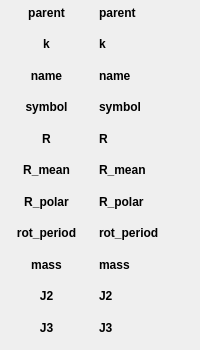
     <widget class="QWidget" name="tab_ATTR">
      <attribute name="title">
       <string>Attributes</string>
      </attribute>
      <widget class="QWidget" name="layoutWidget">
       <property name="geometry">
        <rect>
         <x>0</x>
         <y>0</y>
         <width>191</width>
         <height>341</height>
        </rect>
       </property>
       <layout class="QHBoxLayout" name="hlo_ATTR_data">
        <item>
         <layout class="QVBoxLayout" name="vlo_ATTR_fields">
          <item>
           <widget class="QLabel" name="lf_parent">
            <property name="text">
             <string>&lt;html&gt;&lt;head/&gt;&lt;body&gt;&lt;p&gt;&lt;span style=&quot; font-weight:600;&quot;&gt;parent&lt;/span&gt;&lt;/p&gt;&lt;/body&gt;&lt;/html&gt;</string>
            </property>
            <property name="alignment">
             <set>Qt::AlignCenter</set>
            </property>
           </widget>
          </item>
          <item>
           <widget class="QLabel" name="lf_k">
            <property name="text">
             <string>&lt;html&gt;&lt;head/&gt;&lt;body&gt;&lt;p&gt;&lt;span style=&quot; font-weight:600;&quot;&gt;k&lt;/span&gt;&lt;/p&gt;&lt;/body&gt;&lt;/html&gt;</string>
            </property>
            <property name="alignment">
             <set>Qt::AlignCenter</set>
            </property>
            <property name="buddy">
             <cstring></cstring>
            </property>
           </widget>
          </item>
          <item>
           <widget class="QLabel" name="lf_name">
            <property name="text">
             <string>&lt;html&gt;&lt;head/&gt;&lt;body&gt;&lt;p&gt;&lt;span style=&quot; font-weight:600;&quot;&gt;name&lt;/span&gt;&lt;/p&gt;&lt;/body&gt;&lt;/html&gt;</string>
            </property>
            <property name="alignment">
             <set>Qt::AlignCenter</set>
            </property>
            <property name="buddy">
             <cstring></cstring>
            </property>
           </widget>
          </item>
          <item>
           <widget class="QLabel" name="lf_symbol">
            <property name="text">
             <string>&lt;html&gt;&lt;head/&gt;&lt;body&gt;&lt;p&gt;&lt;span style=&quot; font-weight:600;&quot;&gt;symbol&lt;/span&gt;&lt;/p&gt;&lt;/body&gt;&lt;/html&gt;</string>
            </property>
            <property name="alignment">
             <set>Qt::AlignCenter</set>
            </property>
            <property name="buddy">
             <cstring></cstring>
            </property>
           </widget>
          </item>
          <item>
           <widget class="QLabel" name="lf_R">
            <property name="text">
             <string>&lt;html&gt;&lt;head/&gt;&lt;body&gt;&lt;p&gt;&lt;span style=&quot; font-weight:600;&quot;&gt;R&lt;/span&gt;&lt;/p&gt;&lt;/body&gt;&lt;/html&gt;</string>
            </property>
            <property name="alignment">
             <set>Qt::AlignCenter</set>
            </property>
            <property name="buddy">
             <cstring></cstring>
            </property>
           </widget>
          </item>
          <item>
           <widget class="QLabel" name="lf_R_mean">
            <property name="text">
             <string>&lt;html&gt;&lt;head/&gt;&lt;body&gt;&lt;p&gt;&lt;span style=&quot; font-weight:600;&quot;&gt;R_mean&lt;/span&gt;&lt;/p&gt;&lt;/body&gt;&lt;/html&gt;</string>
            </property>
            <property name="alignment">
             <set>Qt::AlignCenter</set>
            </property>
            <property name="buddy">
             <cstring></cstring>
            </property>
           </widget>
          </item>
          <item>
           <widget class="QLabel" name="lf_R_polar">
            <property name="text">
             <string>&lt;html&gt;&lt;head/&gt;&lt;body&gt;&lt;p&gt;&lt;span style=&quot; font-weight:600;&quot;&gt;R_polar&lt;/span&gt;&lt;/p&gt;&lt;/body&gt;&lt;/html&gt;</string>
            </property>
            <property name="alignment">
             <set>Qt::AlignCenter</set>
            </property>
            <property name="buddy">
             <cstring></cstring>
            </property>
           </widget>
          </item>
          <item>
           <widget class="QLabel" name="lf_rot_per">
            <property name="text">
             <string>&lt;html&gt;&lt;head/&gt;&lt;body&gt;&lt;p&gt;&lt;span style=&quot; font-weight:600;&quot;&gt;rot_period&lt;/span&gt;&lt;/p&gt;&lt;/body&gt;&lt;/html&gt;</string>
            </property>
            <property name="alignment">
             <set>Qt::AlignCenter</set>
            </property>
           </widget>
          </item>
          <item>
           <widget class="QLabel" name="lf_mass">
            <property name="text">
             <string>&lt;html&gt;&lt;head/&gt;&lt;body&gt;&lt;p&gt;&lt;span style=&quot; font-weight:600;&quot;&gt;mass&lt;/span&gt;&lt;/p&gt;&lt;/body&gt;&lt;/html&gt;</string>
            </property>
            <property name="alignment">
             <set>Qt::AlignCenter</set>
            </property>
           </widget>
          </item>
          <item>
           <widget class="QLabel" name="lf_J2">
            <property name="text">
             <string>&lt;html&gt;&lt;head/&gt;&lt;body&gt;&lt;p&gt;&lt;span style=&quot; font-weight:600;&quot;&gt;J2&lt;/span&gt;&lt;/p&gt;&lt;/body&gt;&lt;/html&gt;</string>
            </property>
            <property name="alignment">
             <set>Qt::AlignCenter</set>
            </property>
           </widget>
          </item>
          <item>
           <widget class="QLabel" name="lf_J3">
            <property name="text">
             <string>&lt;html&gt;&lt;head/&gt;&lt;body&gt;&lt;p&gt;&lt;span style=&quot; font-weight:600;&quot;&gt;J3&lt;/span&gt;&lt;/p&gt;&lt;/body&gt;&lt;/html&gt;</string>
            </property>
            <property name="alignment">
             <set>Qt::AlignCenter</set>
            </property>
           </widget>
          </item>
         </layout>
        </item>
        <item>
         <layout class="QVBoxLayout" name="vlo_ATTR_values">
          <item>
           <widget class="QLabel" name="attr_0">
            <property name="text">
             <string>&lt;html&gt;&lt;head/&gt;&lt;body&gt;&lt;p&gt;&lt;span style=&quot; font-weight:600;&quot;&gt;parent&lt;/span&gt;&lt;/p&gt;&lt;/body&gt;&lt;/html&gt;</string>
            </property>
            <property name="alignment">
             <set>Qt::AlignLeading|Qt::AlignLeft|Qt::AlignVCenter</set>
            </property>
           </widget>
          </item>
          <item>
           <widget class="QLabel" name="attr_1">
            <property name="text">
             <string>&lt;html&gt;&lt;head/&gt;&lt;body&gt;&lt;p&gt;&lt;span style=&quot; font-weight:600;&quot;&gt;k&lt;/span&gt;&lt;/p&gt;&lt;/body&gt;&lt;/html&gt;</string>
            </property>
            <property name="alignment">
             <set>Qt::AlignLeading|Qt::AlignLeft|Qt::AlignVCenter</set>
            </property>
           </widget>
          </item>
          <item>
           <widget class="QLabel" name="attr_2">
            <property name="text">
             <string>&lt;html&gt;&lt;head/&gt;&lt;body&gt;&lt;p&gt;&lt;span style=&quot; font-weight:600;&quot;&gt;name&lt;/span&gt;&lt;/p&gt;&lt;/body&gt;&lt;/html&gt;</string>
            </property>
            <property name="alignment">
             <set>Qt::AlignLeading|Qt::AlignLeft|Qt::AlignVCenter</set>
            </property>
           </widget>
          </item>
          <item>
           <widget class="QLabel" name="attr_3">
            <property name="text">
             <string>&lt;html&gt;&lt;head/&gt;&lt;body&gt;&lt;p&gt;&lt;span style=&quot; font-weight:600;&quot;&gt;symbol&lt;/span&gt;&lt;/p&gt;&lt;/body&gt;&lt;/html&gt;</string>
            </property>
            <property name="alignment">
             <set>Qt::AlignLeading|Qt::AlignLeft|Qt::AlignVCenter</set>
            </property>
           </widget>
          </item>
          <item>
           <widget class="QLabel" name="attr_4">
            <property name="text">
             <string>&lt;html&gt;&lt;head/&gt;&lt;body&gt;&lt;p&gt;&lt;span style=&quot; font-weight:600;&quot;&gt;R&lt;/span&gt;&lt;/p&gt;&lt;/body&gt;&lt;/html&gt;</string>
            </property>
            <property name="alignment">
             <set>Qt::AlignLeading|Qt::AlignLeft|Qt::AlignVCenter</set>
            </property>
           </widget>
          </item>
          <item>
           <widget class="QLabel" name="attr_5">
            <property name="text">
             <string>&lt;html&gt;&lt;head/&gt;&lt;body&gt;&lt;p&gt;&lt;span style=&quot; font-weight:600;&quot;&gt;R_mean&lt;/span&gt;&lt;/p&gt;&lt;/body&gt;&lt;/html&gt;</string>
            </property>
            <property name="alignment">
             <set>Qt::AlignLeading|Qt::AlignLeft|Qt::AlignVCenter</set>
            </property>
           </widget>
          </item>
          <item>
           <widget class="QLabel" name="attr_6">
            <property name="text">
             <string>&lt;html&gt;&lt;head/&gt;&lt;body&gt;&lt;p&gt;&lt;span style=&quot; font-weight:600;&quot;&gt;R_polar&lt;/span&gt;&lt;/p&gt;&lt;/body&gt;&lt;/html&gt;</string>
            </property>
            <property name="alignment">
             <set>Qt::AlignLeading|Qt::AlignLeft|Qt::AlignVCenter</set>
            </property>
           </widget>
          </item>
          <item>
           <widget class="QLabel" name="attr_7">
            <property name="text">
             <string>&lt;html&gt;&lt;head/&gt;&lt;body&gt;&lt;p&gt;&lt;span style=&quot; font-weight:600;&quot;&gt;rot_period&lt;/span&gt;&lt;/p&gt;&lt;/body&gt;&lt;/html&gt;</string>
            </property>
            <property name="alignment">
             <set>Qt::AlignLeading|Qt::AlignLeft|Qt::AlignVCenter</set>
            </property>
           </widget>
          </item>
          <item>
           <widget class="QLabel" name="attr_8">
            <property name="text">
             <string>&lt;html&gt;&lt;head/&gt;&lt;body&gt;&lt;p&gt;&lt;span style=&quot; font-weight:600;&quot;&gt;mass&lt;/span&gt;&lt;/p&gt;&lt;/body&gt;&lt;/html&gt;</string>
            </property>
            <property name="alignment">
             <set>Qt::AlignLeading|Qt::AlignLeft|Qt::AlignVCenter</set>
            </property>
           </widget>
          </item>
          <item>
           <widget class="QLabel" name="attr_9">
            <property name="text">
             <string>&lt;html&gt;&lt;head/&gt;&lt;body&gt;&lt;p&gt;&lt;span style=&quot; font-weight:600;&quot;&gt;J2&lt;/span&gt;&lt;/p&gt;&lt;/body&gt;&lt;/html&gt;</string>
            </property>
            <property name="alignment">
             <set>Qt::AlignLeading|Qt::AlignLeft|Qt::AlignVCenter</set>
            </property>
           </widget>
          </item>
          <item>
           <widget class="QLabel" name="attr_A">
            <property name="text">
             <string>&lt;html&gt;&lt;head/&gt;&lt;body&gt;&lt;p&gt;&lt;span style=&quot; font-weight:600;&quot;&gt;J3&lt;/span&gt;&lt;/p&gt;&lt;/body&gt;&lt;/html&gt;</string>
            </property>
            <property name="alignment">
             <set>Qt::AlignLeading|Qt::AlignLeft|Qt::AlignVCenter</set>
            </property>
           </widget>
          </item>
         </layout>
        </item>
       </layout>
      </widget>
     </widget>
